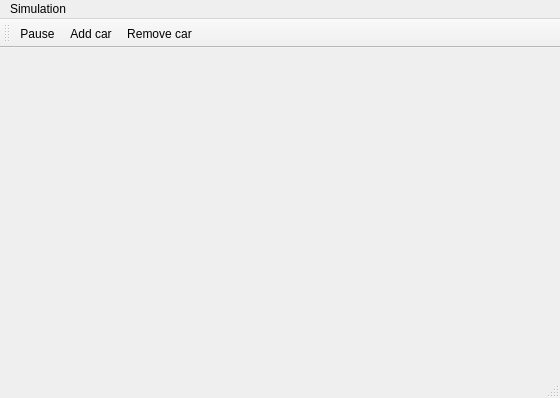
<?xml version="1.0" encoding="UTF-8"?>
<ui version="4.0">
 <class>MainWindow</class>
 <widget class="QMainWindow" name="MainWindow">
  <property name="geometry">
   <rect>
    <x>0</x>
    <y>0</y>
    <width>560</width>
    <height>398</height>
   </rect>
  </property>
  <property name="windowTitle">
   <string>MainWindow</string>
  </property>
  <widget class="QGraphicsView" name="centralWidget"/>
  <widget class="QMenuBar" name="menuBar">
   <property name="geometry">
    <rect>
     <x>0</x>
     <y>0</y>
     <width>560</width>
     <height>21</height>
    </rect>
   </property>
   <widget class="QMenu" name="menuSimulation">
    <property name="title">
     <string>Simulation</string>
    </property>
    <addaction name="actionPause"/>
    <addaction name="separator"/>
    <addaction name="actionAddCar"/>
    <addaction name="actionRemoveCar"/>
   </widget>
   <addaction name="menuSimulation"/>
  </widget>
  <widget class="QToolBar" name="mainToolBar">
   <attribute name="toolBarArea">
    <enum>TopToolBarArea</enum>
   </attribute>
   <attribute name="toolBarBreak">
    <bool>false</bool>
   </attribute>
   <addaction name="actionPause"/>
   <addaction name="actionAddCar"/>
   <addaction name="actionRemoveCar"/>
  </widget>
  <widget class="QStatusBar" name="statusBar"/>
  <action name="actionPause">
   <property name="checkable">
    <bool>true</bool>
   </property>
   <property name="icon">
    <iconset resource="resources.qrc">
     <normaloff>:/images/pause-button.png</normaloff>:/images/pause-button.png</iconset>
   </property>
   <property name="text">
    <string>Pause</string>
   </property>
  </action>
  <action name="actionAddCar">
   <property name="icon">
    <iconset resource="resources.qrc">
     <normaloff>:/images/add-car.png</normaloff>:/images/add-car.png</iconset>
   </property>
   <property name="text">
    <string>Add car</string>
   </property>
   <property name="toolTip">
    <string>Click on suitable location to add car</string>
   </property>
  </action>
  <action name="actionRemoveCar">
   <property name="icon">
    <iconset resource="resources.qrc">
     <normaloff>:/images/del-car.png</normaloff>:/images/del-car.png</iconset>
   </property>
   <property name="text">
    <string>Remove car</string>
   </property>
   <property name="toolTip">
    <string>Click on car at the map to remove</string>
   </property>
  </action>
 </widget>
 <layoutdefault spacing="6" margin="11"/>
 <resources>
  <include location="resources.qrc"/>
 </resources>
 <connections/>
</ui>
